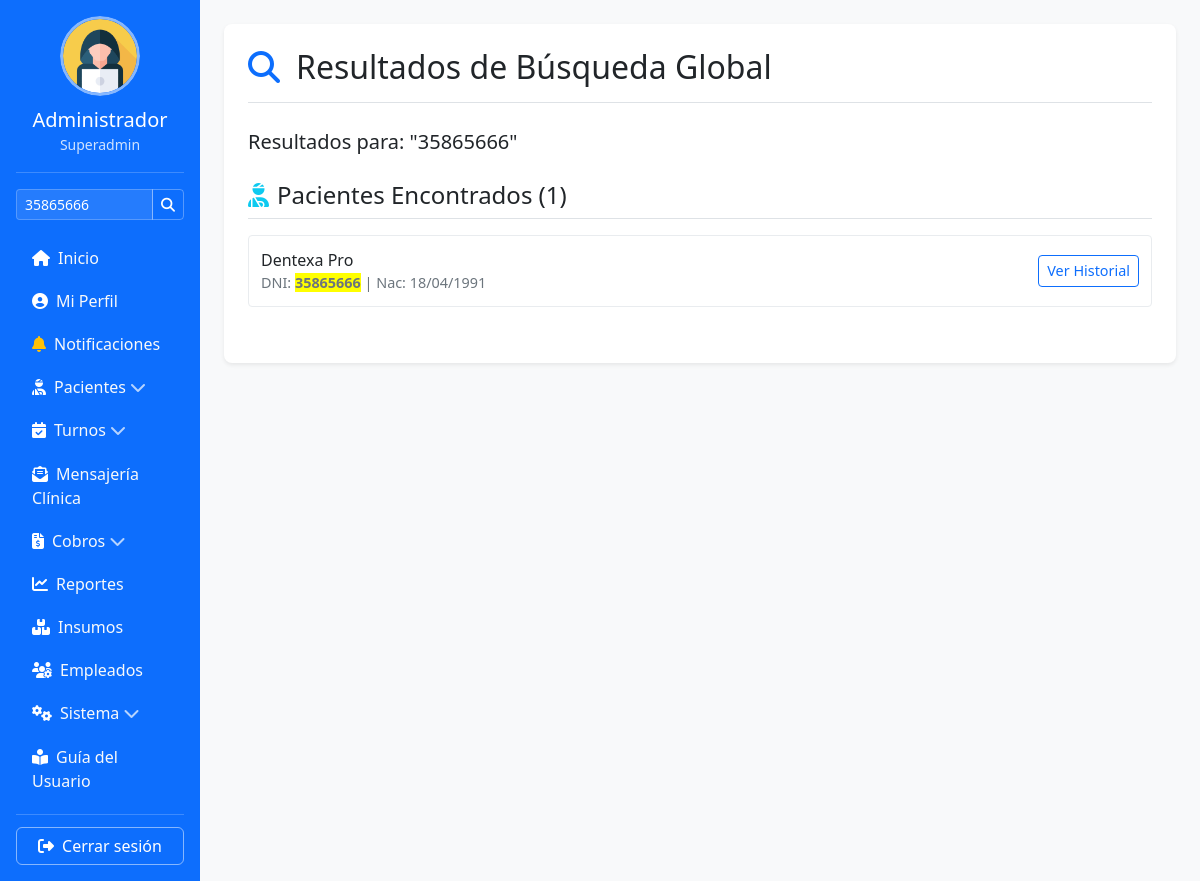
/global_search.php?term=35865666 (signed in), run on the app's committed database.
### tables this page shows
CREATE TABLE `patients` (
  `id` int(11) NOT NULL,
  `dni` varchar(20) NOT NULL,
  `fname` varchar(50) NOT NULL,
  `lname` varchar(50) NOT NULL,
  `phone` varchar(30) DEFAULT NULL,
  `email` varchar(100) DEFAULT NULL,
  `address` varchar(255) DEFAULT NULL,
  `birthdate` date DEFAULT NULL,
  `gender` varchar(20) DEFAULT NULL,
  `medical_record_number` varchar(50) DEFAULT NULL,
  `created_at` timestamp NOT NULL DEFAULT current_timestamp(),
  `allergies` text DEFAULT NULL COMMENT 'Alergias conocidas del paciente',
  `current_medications` text DEFAULT NULL COMMENT 'Medicación actual que toma el paciente',
  `medical_conditions` text DEFAULT NULL COMMENT 'Condiciones médicas preexistentes relevantes',
  `insurance_name` varchar(255) DEFAULT NULL COMMENT 'Nombre de la Prepaga/Obra Social',
  `insurance_number` varchar(100) DEFAULT NULL COMMENT 'Número de Afiliado de la Prepaga',
  `insurance_plan` varchar(100) DEFAULT NULL COMMENT 'Plan de la Prepaga',
  `important_alerts` text DEFAULT NULL COMMENT 'Alertas críticas o notas muy importantes sobre el paciente',
  `patient_user_email` varchar(255) DEFAULT NULL,
  `patient_password_hash` varchar(255) DEFAULT NULL,
  `patient_portal_access` enum('habilitado','deshabilitado') NOT NULL DEFAULT 'deshabilitado',
  `dientes_existentes` int(2) DEFAULT NULL COMMENT 'Cantidad de dientes presentes en boca',
  `evaluacion_color` varchar(255) DEFAULT NULL,
  `enfermedad_periodontal` enum('Si','No','No Evaluado') DEFAULT 'No Evaluado' COMMENT 'Presencia de enfermedad periodontal'
);

### config.php (called while the page is built, shortened)
<?php
if (!function_exists('isMobileDevice')) {
    function isMobileDevice() {
        $mobileKeywords = ['Mobile','Android','iPhone','iPad','iPod','BlackBerry','Opera Mini','IEMobile','WPDesktop','tablet'];
        $userAgent = $_SERVER['HTTP_USER_AGENT'] ?? '';
        return false;
    }
}
?>

### global_search.php (the view, shortened to what this page needs)
<?php
require_once 'config.php';
$path_to_root = '';
$search_term_raw = trim($_GET['term'] ?? '');
$search_term_sql = "%" . $search_term_raw . "%";
$search_performed = !empty($search_term_raw);
$results_patients = [];
$results_appointments = [];
$results_history_notes = [];
if ($search_performed) {
    $stmt_patients = $mysqli->prepare("SELECT id, dni, fname, lname, birthdate FROM patients WHERE dni LIKE ? OR fname LIKE ? OR lname LIKE ? ORDER BY lname, fname");
    if ($stmt_patients) {
        $stmt_patients->bind_param("sss", $search_term_sql, $search_term_sql, $search_term_sql);
        $stmt_patients->execute();
        $result = $stmt_patients->get_result();
        while ($row = $result->fetch_assoc()) {
            $results_patients[] = $row;
        }
    }
}
?>
<!DOCTYPE html>
<html lang="es">
<head>
    <link href="https://cdn.jsdelivr.net/npm/bootstrap@5.3.3/dist/css/bootstrap.min.css" rel="stylesheet">
    <link rel="stylesheet" href="https://cdn.jsdelivr.net/npm/@fortawesome/fontawesome-free@6.5.1/css/all.min.css">
</head>
<body>
    <div class="row g-0">
        <?php
if (isMobileDevice()) {
    require_once ($path_to_root = '../') . '_sidebarmovil.php';
    echo '
    <nav class="navbar navbar-dark d-md-none sticky-top mb-3" style="background-color: #0d6efd;">
        <div class="container-fluid" style="position: relative; display: flex; align-items: center; justify-content: flex-start; min-height: 56px;">
            <button class="btn btn-outline-light" type="button" data-bs-toggle="offcanvas" data-bs-target="#sidebarMobile" aria-controls="sidebarMobile" style="z-index: 10;">
                <i class="fas fa-bars"></i>
                <span class="d-none d-sm-inline ms-1">Menú</span>
            </button>
            <a class="navbar-brand" href="' . ($path_to_root ?: './') . 'dashboard.php" style="position: absolute; left: 50%; top: 50%; transform: translate(-50%, -50%); padding: 0; line-height: 1;">
                <img src="' . ($path_to_root ?: './') . 'assets/img/dentexapro-logo-iso-blanco.png" alt="DentexaPro" style="height: 40px; width: auto; max-height: 100%;">
            </a>
        </div>
    </nav>';
} else {
    require_once ($path_to_root ?: './') . '_sidebar.php';
}
?>
        <main class="col-12 col-md-9 col-lg-10 p-4">
            <div class="card main-content-card shadow-sm rounded-3">
                <div class="card-body p-4">
                    <div class="d-flex justify-content-between align-items-center mb-4 border-bottom pb-3">
                        <h2 class="mb-0 d-flex align-items-center">
                            <i class="fas fa-search me-3 text-primary"></i>Resultados de Búsqueda Global
                        </h2>
                    </div>
                    <?php if (!$search_performed): ?>
                        <div class="alert alert-info">Ingrese un término en la barra de búsqueda global para comenzar.</div>
                    <?php else: ?>
                        <p class="lead mb-4">Resultados para: <strong>"<?php echo htmlspecialchars($search_term_raw); ?>"</strong></p>
                        <?php
                        $total_results = count($results_patients) + count($results_appointments) + count($results_history_notes);
                        if ($total_results === 0):
                        ?>
                            <div class="alert alert-warning">No se encontraron resultados para "<?php echo htmlspecialchars($search_term_raw); ?>".</div>
                        <?php else: ?>
                            <?php if (!empty($results_patients)): ?>
                            <section class="search-result-section">
                                <h4><i class="fas fa-user-injured me-2 text-info"></i>Pacientes Encontrados (<?php echo count($results_patients); ?>)</h4>
                                <?php foreach ($results_patients as $patient): ?>
                                    <div class="result-item">
                                        <div class="d-flex justify-content-between align-items-center">
                                            <div>
                                                <div class="result-title">
                                                    <?php echo preg_replace('/(' . preg_quote($search_term_raw, '/') . ')/i', '<span class="highlight">$1</span>', htmlspecialchars($patient['fname'] . ' ' . $patient['lname'])); ?>
                                                </div>
                                                <div class="result-context">
                                                    DNI: <?php echo preg_replace('/(' . preg_quote($search_term_raw, '/') . ')/i', '<span class="highlight">$1</span>', htmlspecialchars($patient['dni'])); ?>
                                                    <?php if($patient['birthdate']): ?>
                                                        | Nac: <?php echo htmlspecialchars(date('d/m/Y', strtotime($patient['birthdate']))); ?>
                                                    <?php endif; ?>
                                                </div>
                                            </div>
                                            <a href="<?php echo $path_to_root; ?>patients/history.php?patient_id=<?php echo $patient['id']; ?>" class="btn btn-sm btn-outline-primary result-link">Ver Historial</a>
                                        </div>
                                    </div>
                                <?php endforeach; ?>
                            </section>
                            <?php endif; ?>
                        <?php endif; ?>
                    <?php endif; ?>
                </div>
            </div>
        </main>
    </div>
</body>
</html>

### global_search.php (style rules this page uses)
body { overflow-x:hidden; background-color: #f8f9fa; }
.main-content-card { border: none; box-shadow: 0 0.5rem 1rem rgba(0,0,0,0.10); }
.search-result-section { margin-bottom: 2rem; }
.search-result-section h4 { border-bottom: 1px solid #dee2e6; padding-bottom: 0.5rem; margin-bottom: 1rem; }
.result-item { padding: 0.75rem; border: 1px solid #e9ecef; border-radius: .25rem; margin-bottom: 0.75rem; background-color: #fff; }
.result-item .result-title { font-weight: 500; }
.result-item .result-context { font-size: 0.9em; color: #6c757d; }
.result-item .result-link { font-size: 0.9em; }
.highlight { background-color: yellow; font-weight: bold; }

### data on the page
patients: fname+lname "Dentexa Pro", dni "35865666", birthdate "18/04/1991"

### other printed values
$sidebar_admin_name_display "Administrador"
$user_role "Superadmin"
$search_term_raw "35865666"
count($results_patients) "1"
